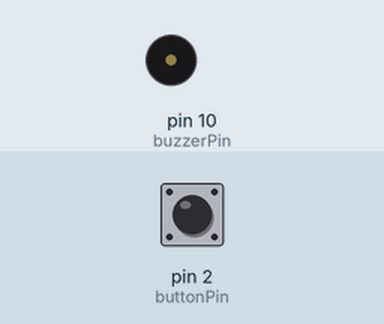
This sketch was run on a simulated Arduino Uno, built with avr-gcc and run on an emulated ATmega328P. Shown: buzzer (waves = sounding, pin HIGH). The test bench sets the inputs (shaded band); at power-on: pin 2 (buttonPin) LOW.

Above: at 1.2 s.
1.3 s: pin 2 (buttonPin) pulled HIGH for 0.15 s
At 1.37 s:
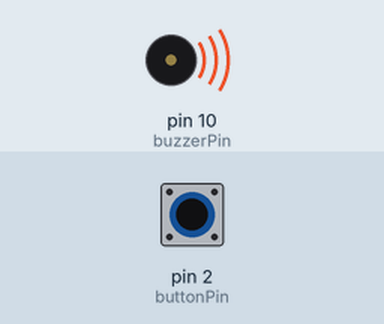
2.9 s: pin 2 (buttonPin) pulled HIGH for 3.2 s
At 7.3 s:
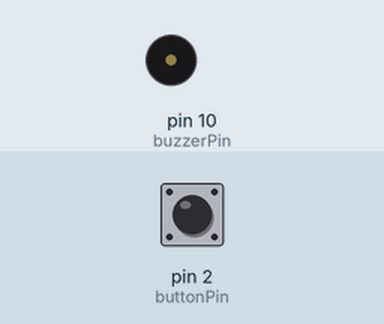
Timing chart, 0 to 8.8 s (numbered marks = the images above; inputs shaded):
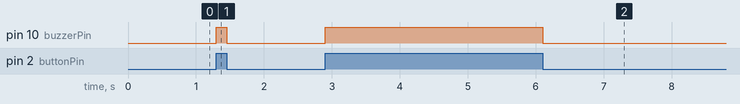

Measured:
- after the input at 1.3 s, pin 10 (buzzerPin): LOW → HIGH at once, → LOW 0.15 s later
- after the input at 2.9 s, pin 10 (buzzerPin): LOW → HIGH at once, → LOW 3.2 s later

The sketch:

a_PulsadorTimbre.ino
```cpp
/*
 Pulsador Timbre
 Kiwibot- Jose Pujol
 */

// constantes que no cambian
// se usan para establecer los pines

const int buttonPin = 2;     // el numero del pin del pulsador
const int buzzerPin =  10;      // el numero de pin del zumbador

// variables que cambian
int buttonState = 0;         // variable para almacenar el estado del pulsador

void setup() {

  // inicializa el pulsador como entrada
  pinMode(buttonPin, INPUT);
  // inicializa el zumbador como salida
  pinMode(buzzerPin, OUTPUT);

}

void loop() {
  // lee el estado del pulsador y lo almacena en vble
  buttonState = digitalRead(buttonPin);

  // revisa si el pulsador esta presionado
  if (buttonState == HIGH) {
    // enciende el pulsador
    digitalWrite(buzzerPin, HIGH);
  }
  // sino esta presionado
  else {
    // apaga el pulsador
    digitalWrite(buzzerPin, LOW);
  }
}
```
